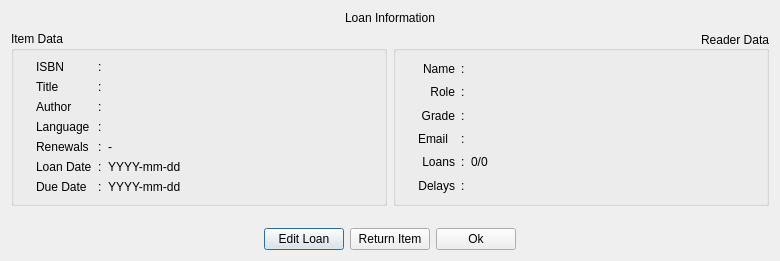
<?xml version="1.0" encoding="UTF-8"?>
<ui version="4.0">
 <class>LoanInfo</class>
 <widget class="QDialog" name="LoanInfo">
  <property name="geometry">
   <rect>
    <x>0</x>
    <y>0</y>
    <width>780</width>
    <height>261</height>
   </rect>
  </property>
  <property name="minimumSize">
   <size>
    <width>600</width>
    <height>0</height>
   </size>
  </property>
  <property name="maximumSize">
   <size>
    <width>780</width>
    <height>16777215</height>
   </size>
  </property>
  <property name="windowTitle">
   <string>Loan Information</string>
  </property>
  <layout class="QGridLayout" name="gridLayout_5">
   <item row="2" column="0">
    <spacer name="verticalSpacer">
     <property name="orientation">
      <enum>Qt::Vertical</enum>
     </property>
     <property name="sizeHint" stdset="0">
      <size>
       <width>20</width>
       <height>40</height>
      </size>
     </property>
    </spacer>
   </item>
   <item row="1" column="0">
    <layout class="QHBoxLayout" name="horizontalLayout_2">
     <item>
      <widget class="QGroupBox" name="groupBox_3">
       <property name="title">
        <string>Item Data</string>
       </property>
       <layout class="QGridLayout" name="gridLayout" columnstretch="0,0,0,0,1">
        <item row="3" column="1">
         <widget class="QLabel" name="Label_author">
          <property name="text">
           <string>Author</string>
          </property>
          <property name="alignment">
           <set>Qt::AlignLeading|Qt::AlignLeft|Qt::AlignVCenter</set>
          </property>
         </widget>
        </item>
        <item row="3" column="2">
         <widget class="QLabel" name="colon3">
          <property name="text">
           <string>:</string>
          </property>
         </widget>
        </item>
        <item row="2" column="1">
         <widget class="QLabel" name="label_title">
          <property name="text">
           <string>Title</string>
          </property>
          <property name="alignment">
           <set>Qt::AlignLeading|Qt::AlignLeft|Qt::AlignVCenter</set>
          </property>
         </widget>
        </item>
        <item row="6" column="1">
         <widget class="QLabel" name="header_loanDate">
          <property name="text">
           <string>Loan Date</string>
          </property>
          <property name="alignment">
           <set>Qt::AlignLeading|Qt::AlignLeft|Qt::AlignVCenter</set>
          </property>
         </widget>
        </item>
        <item row="1" column="2">
         <widget class="QLabel" name="colon1">
          <property name="maximumSize">
           <size>
            <width>5</width>
            <height>16777215</height>
           </size>
          </property>
          <property name="text">
           <string>:</string>
          </property>
         </widget>
        </item>
        <item row="4" column="1">
         <widget class="QLabel" name="label_itemLanglabel">
          <property name="text">
           <string>Language</string>
          </property>
          <property name="alignment">
           <set>Qt::AlignLeading|Qt::AlignLeft|Qt::AlignVCenter</set>
          </property>
         </widget>
        </item>
        <item row="2" column="2">
         <widget class="QLabel" name="colon2">
          <property name="text">
           <string>:</string>
          </property>
         </widget>
        </item>
        <item row="2" column="4">
         <widget class="QLabel" name="label_field_title">
          <property name="text">
           <string/>
          </property>
         </widget>
        </item>
        <item row="3" column="4">
         <widget class="QLabel" name="label_field_author">
          <property name="text">
           <string/>
          </property>
         </widget>
        </item>
        <item row="6" column="4">
         <widget class="QLabel" name="label_loanDate">
          <property name="toolTip">
           <string notr="true">yyyy-mm-dd</string>
          </property>
          <property name="text">
           <string>YYYY-mm-dd</string>
          </property>
         </widget>
        </item>
        <item row="4" column="4">
         <widget class="QLabel" name="label_field_lang">
          <property name="text">
           <string/>
          </property>
         </widget>
        </item>
        <item row="1" column="1">
         <widget class="QLabel" name="label_ISBN">
          <property name="text">
           <string>ISBN</string>
          </property>
          <property name="alignment">
           <set>Qt::AlignLeading|Qt::AlignLeft|Qt::AlignVCenter</set>
          </property>
         </widget>
        </item>
        <item row="6" column="2">
         <widget class="QLabel" name="colon10">
          <property name="text">
           <string>:</string>
          </property>
         </widget>
        </item>
        <item row="1" column="4">
         <widget class="QLabel" name="label_field_isbn">
          <property name="text">
           <string/>
          </property>
         </widget>
        </item>
        <item row="4" column="2">
         <widget class="QLabel" name="colon9">
          <property name="text">
           <string>:</string>
          </property>
         </widget>
        </item>
        <item row="8" column="2">
         <widget class="QLabel" name="colon11">
          <property name="maximumSize">
           <size>
            <width>5</width>
            <height>16777215</height>
           </size>
          </property>
          <property name="text">
           <string>:</string>
          </property>
         </widget>
        </item>
        <item row="8" column="4">
         <widget class="QLabel" name="label_dueDate">
          <property name="toolTip">
           <string notr="true">yyyy-mm-dd</string>
          </property>
          <property name="text">
           <string>YYYY-mm-dd</string>
          </property>
         </widget>
        </item>
        <item row="8" column="1">
         <widget class="QLabel" name="header_dueDatelabel">
          <property name="text">
           <string>Due Date</string>
          </property>
          <property name="alignment">
           <set>Qt::AlignLeading|Qt::AlignLeft|Qt::AlignVCenter</set>
          </property>
         </widget>
        </item>
        <item row="8" column="0">
         <widget class="QLabel" name="check_dued">
          <property name="maximumSize">
           <size>
            <width>16</width>
            <height>16777215</height>
           </size>
          </property>
          <property name="text">
           <string/>
          </property>
          <property name="pixmap">
           <pixmap resource="myicons.qrc">:/status/resources/pixmap/icons/status/status-no.png</pixmap>
          </property>
         </widget>
        </item>
        <item row="5" column="1">
         <widget class="QLabel" name="label_renewals">
          <property name="text">
           <string>Renewals</string>
          </property>
          <property name="alignment">
           <set>Qt::AlignLeading|Qt::AlignLeft|Qt::AlignVCenter</set>
          </property>
         </widget>
        </item>
        <item row="5" column="4">
         <widget class="QLabel" name="field_renewals">
          <property name="text">
           <string>-</string>
          </property>
         </widget>
        </item>
        <item row="5" column="2">
         <widget class="QLabel" name="colon10_2">
          <property name="text">
           <string>:</string>
          </property>
         </widget>
        </item>
       </layout>
      </widget>
     </item>
     <item>
      <widget class="QGroupBox" name="groupBox_4">
       <property name="title">
        <string>Reader Data</string>
       </property>
       <property name="alignment">
        <set>Qt::AlignRight|Qt::AlignTrailing|Qt::AlignVCenter</set>
       </property>
       <layout class="QGridLayout" name="gridLayout_4" rowstretch="0,0,0,0,0,0,0" columnstretch="0,0,0,0,1">
        <item row="1" column="4">
         <widget class="QLabel" name="label_field_name">
          <property name="text">
           <string/>
          </property>
          <property name="alignment">
           <set>Qt::AlignLeading|Qt::AlignLeft|Qt::AlignVCenter</set>
          </property>
         </widget>
        </item>
        <item row="2" column="1">
         <widget class="QLabel" name="label_roleName">
          <property name="text">
           <string>Role</string>
          </property>
          <property name="alignment">
           <set>Qt::AlignRight|Qt::AlignTrailing|Qt::AlignVCenter</set>
          </property>
         </widget>
        </item>
        <item row="5" column="4">
         <widget class="QLabel" name="label_field_rederloans">
          <property name="text">
           <string>0/0</string>
          </property>
          <property name="alignment">
           <set>Qt::AlignLeading|Qt::AlignLeft|Qt::AlignVCenter</set>
          </property>
         </widget>
        </item>
        <item row="6" column="4">
         <widget class="QLabel" name="label_field_delays">
          <property name="text">
           <string/>
          </property>
          <property name="alignment">
           <set>Qt::AlignLeading|Qt::AlignLeft|Qt::AlignVCenter</set>
          </property>
         </widget>
        </item>
        <item row="6" column="2">
         <widget class="QLabel" name="colon7">
          <property name="text">
           <string>:</string>
          </property>
         </widget>
        </item>
        <item row="6" column="1">
         <widget class="QLabel" name="label_delays">
          <property name="text">
           <string>Delays</string>
          </property>
          <property name="alignment">
           <set>Qt::AlignRight|Qt::AlignTrailing|Qt::AlignVCenter</set>
          </property>
         </widget>
        </item>
        <item row="1" column="1">
         <widget class="QLabel" name="label_name">
          <property name="text">
           <string>Name</string>
          </property>
          <property name="alignment">
           <set>Qt::AlignRight|Qt::AlignTrailing|Qt::AlignVCenter</set>
          </property>
         </widget>
        </item>
        <item row="2" column="4">
         <widget class="QLabel" name="label_reader_role">
          <property name="text">
           <string/>
          </property>
          <property name="alignment">
           <set>Qt::AlignLeading|Qt::AlignLeft|Qt::AlignVCenter</set>
          </property>
         </widget>
        </item>
        <item row="1" column="2">
         <widget class="QLabel" name="colon4">
          <property name="text">
           <string>:</string>
          </property>
         </widget>
        </item>
        <item row="2" column="2">
         <widget class="QLabel" name="colon5">
          <property name="text">
           <string>:</string>
          </property>
         </widget>
        </item>
        <item row="5" column="2">
         <widget class="QLabel" name="colon6">
          <property name="text">
           <string>:</string>
          </property>
         </widget>
        </item>
        <item row="3" column="2">
         <widget class="QLabel" name="colon5_2">
          <property name="text">
           <string>:</string>
          </property>
         </widget>
        </item>
        <item row="3" column="4">
         <widget class="QLabel" name="field_grade">
          <property name="text">
           <string/>
          </property>
         </widget>
        </item>
        <item row="3" column="1">
         <widget class="QLabel" name="label">
          <property name="text">
           <string>Grade</string>
          </property>
          <property name="alignment">
           <set>Qt::AlignRight|Qt::AlignTrailing|Qt::AlignVCenter</set>
          </property>
         </widget>
        </item>
        <item row="5" column="1">
         <widget class="QLabel" name="label_loans">
          <property name="text">
           <string>Loans</string>
          </property>
          <property name="alignment">
           <set>Qt::AlignRight|Qt::AlignTrailing|Qt::AlignVCenter</set>
          </property>
         </widget>
        </item>
        <item row="4" column="1">
         <widget class="QLabel" name="label_email">
          <property name="text">
           <string>Email</string>
          </property>
         </widget>
        </item>
        <item row="4" column="2">
         <widget class="QLabel" name="colon10_3">
          <property name="text">
           <string>:</string>
          </property>
         </widget>
        </item>
        <item row="4" column="4">
         <widget class="QLabel" name="field_email">
          <property name="text">
           <string/>
          </property>
         </widget>
        </item>
        <item row="6" column="0">
         <widget class="QLabel" name="check_delay">
          <property name="maximumSize">
           <size>
            <width>16</width>
            <height>16777215</height>
           </size>
          </property>
          <property name="text">
           <string/>
          </property>
          <property name="pixmap">
           <pixmap resource="myicons.qrc">:/status/resources/pixmap/icons/status/status-no.png</pixmap>
          </property>
         </widget>
        </item>
       </layout>
      </widget>
     </item>
    </layout>
   </item>
   <item row="3" column="0">
    <layout class="QHBoxLayout" name="horizontalLayout_3">
     <item>
      <spacer name="horizontalSpacer_3">
       <property name="orientation">
        <enum>Qt::Horizontal</enum>
       </property>
       <property name="sizeHint" stdset="0">
        <size>
         <width>40</width>
         <height>20</height>
        </size>
       </property>
      </spacer>
     </item>
     <item>
      <widget class="QPushButton" name="btnEdit">
       <property name="text">
        <string>Edit Loan</string>
       </property>
      </widget>
     </item>
     <item>
      <widget class="QPushButton" name="btnReturn">
       <property name="text">
        <string>Return Item</string>
       </property>
      </widget>
     </item>
     <item>
      <widget class="QPushButton" name="buttonOK">
       <property name="text">
        <string>Ok</string>
       </property>
      </widget>
     </item>
     <item>
      <spacer name="horizontalSpacer_2">
       <property name="orientation">
        <enum>Qt::Horizontal</enum>
       </property>
       <property name="sizeHint" stdset="0">
        <size>
         <width>40</width>
         <height>20</height>
        </size>
       </property>
      </spacer>
     </item>
    </layout>
   </item>
   <item row="0" column="0">
    <widget class="QLabel" name="title">
     <property name="text">
      <string>Loan Information</string>
     </property>
     <property name="alignment">
      <set>Qt::AlignCenter</set>
     </property>
    </widget>
   </item>
  </layout>
 </widget>
 <resources>
  <include location="myicons.qrc"/>
 </resources>
 <connections>
  <connection>
   <sender>buttonOK</sender>
   <signal>clicked()</signal>
   <receiver>LoanInfo</receiver>
   <slot>close()</slot>
   <hints>
    <hint type="sourcelabel">
     <x>558</x>
     <y>178</y>
    </hint>
    <hint type="destinationlabel">
     <x>305</x>
     <y>103</y>
    </hint>
   </hints>
  </connection>
 </connections>
</ui>
